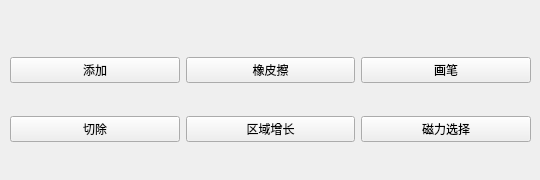
        <widget class="QWidget" name="tab_22">
         <attribute name="title">
          <string>手动建模</string>
         </attribute>
         <widget class="QWidget" name="layoutWidget_6">
          <property name="geometry">
           <rect>
            <x>10</x>
            <y>30</y>
            <width>521</width>
            <height>141</height>
           </rect>
          </property>
          <layout class="QGridLayout" name="gridLayout_3">
           <item row="0" column="0">
            <widget class="QPushButton" name="pushButton_29">
             <property name="text">
              <string>添加</string>
             </property>
            </widget>
           </item>
           <item row="0" column="2">
            <widget class="QPushButton" name="pushButton_30">
             <property name="text">
              <string>画笔</string>
             </property>
            </widget>
           </item>
           <item row="0" column="1">
            <widget class="QPushButton" name="pushButton_31">
             <property name="text">
              <string>橡皮擦</string>
             </property>
            </widget>
           </item>
           <item row="1" column="0">
            <widget class="QPushButton" name="pushButton_32">
             <property name="text">
              <string>切除</string>
             </property>
            </widget>
           </item>
           <item row="1" column="1">
            <widget class="QPushButton" name="pushButton_33">
             <property name="text">
              <string>区域增长</string>
             </property>
            </widget>
           </item>
           <item row="1" column="2">
            <widget class="QPushButton" name="pushButton_34">
             <property name="text">
              <string>磁力选择</string>
             </property>
            </widget>
           </item>
          </layout>
         </widget>
        </widget>
